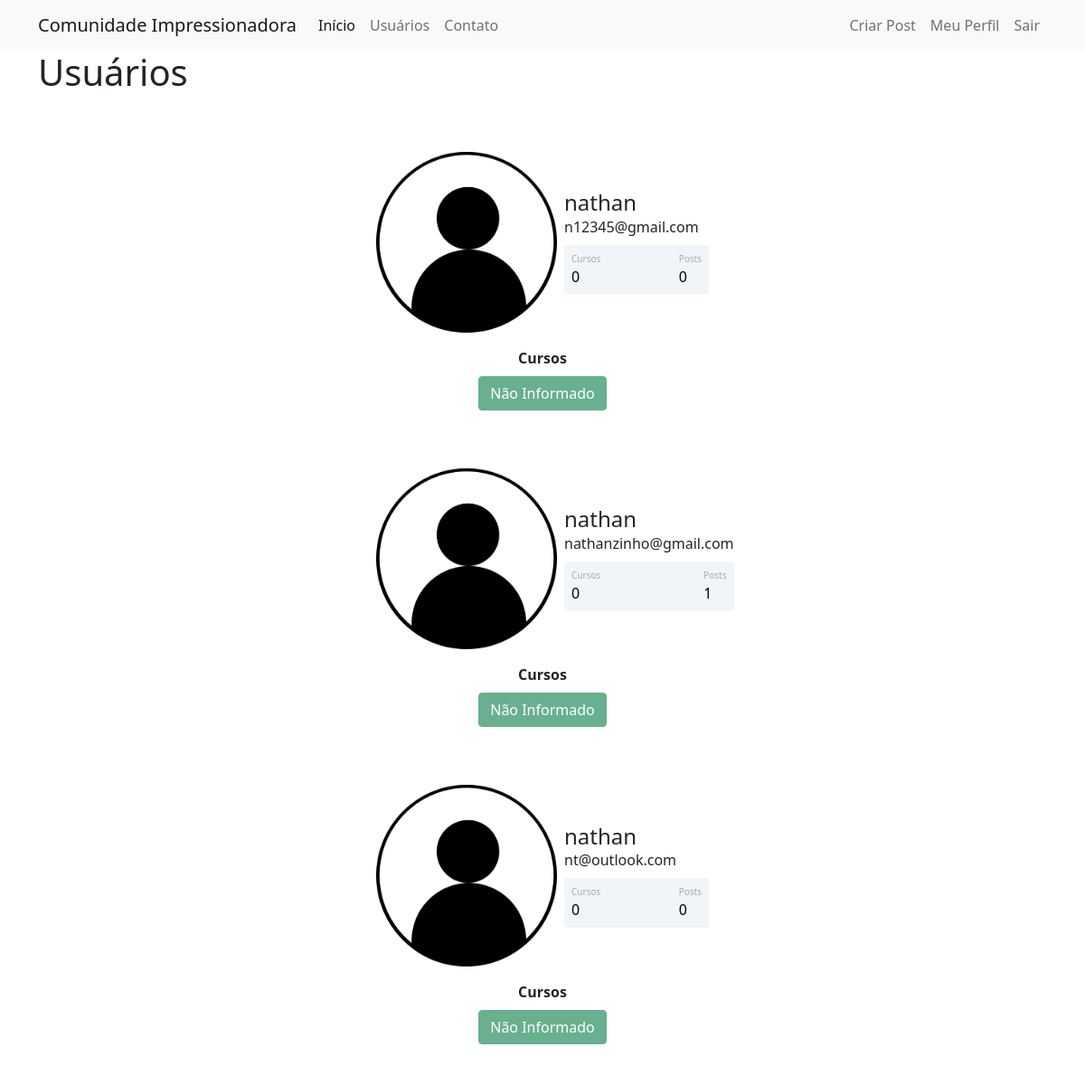
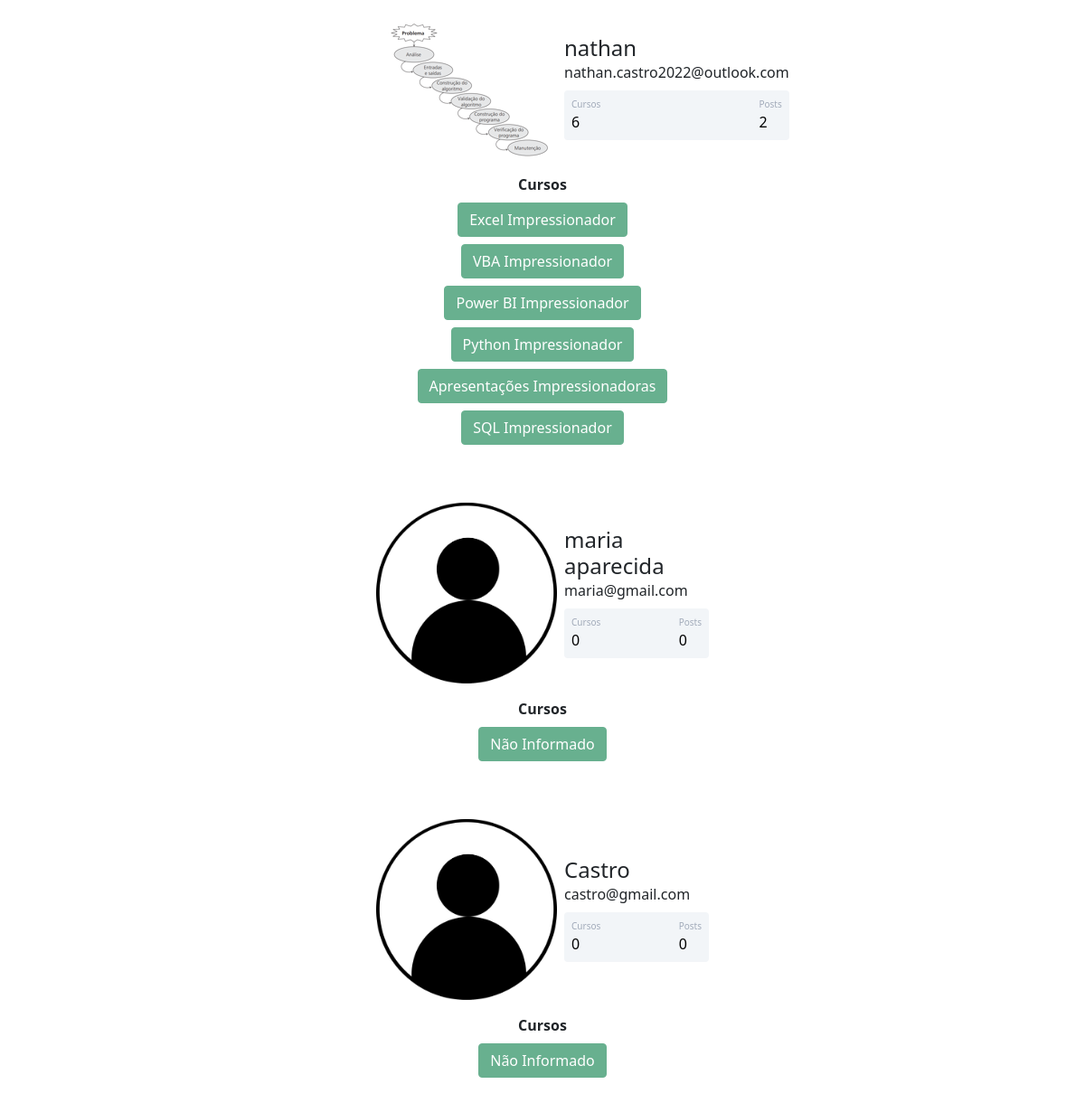
The page /usuarios (signed in) on the database its author committed (2 pictures, top to bottom).
### comunidadeimpressionadora/models.py (models this page shows)
class Usuario(database.Model, UserMixin):
    id = database.Column(database.Integer, primary_key=True)                                                            ##preeche automaticamente atribuindo um id
    username = database.Column(database.String, nullable=False)
    email = database.Column(database.String, nullable=False, unique=True)                                               ##valor único na tabela
    senha = database.Column(database.String, nullable=False)
    foto_perfil = database.Column(database.String, default='default.jpg')
    posts = database.relationship('Post', backref='autor', lazy=True)                                                   ##RECEBE VÁRIAS INFORMAÇÕES DE OUTRA TABELA
    cursos = database.Column(database.String, nullable=False, default='Não Informado')                                  ##default cria automaticamente valor padrao caso não passe nada
    def contar_posts(self):
        return len(self.posts)

### comunidadeimpressionadora/routes.py (the view)
@app.route('/usuarios')
@login_required
def usuarios():
    lista_usuarios = Usuario.query.all()
    return  render_template('usuarios.html', lista_usuarios = lista_usuarios)

### comunidadeimpressionadora/models.py (called while the page is built)
@login_manager.user_loader
def load_usuario(id_usuario):
    return Usuario.query.get(int(id_usuario))                                                                           ##busca usuário pelo ID

### comunidadeimpressionadora/templates/usuarios.html (shortened to what this page needs)
{% extends 'base.html' %}
{% block body %}
        <div class="container">
            <h1>Usuários</h1>
            {% for usuario in lista_usuarios %}
            <div class="container mt-5 d-flex justify-content-center">
                <div class="card p-3">
                    <div class="d-flex align-items-center">
                        <div class="image pe-2"> <img src="{{ url_for('static', filename='fotos_perfil/{}'.format(usuario.foto_perfil)) }}" class="rounded" width="200"> </div>
                        <div class="ml-3 w-100">
                            <h4 class="mb-0 mt-0">{{ usuario.username }}</h4> <span>{{ usuario.email }}</span>
                            <div class="p-2 mt-2 bg-primary d-flex justify-content-between rounded text-white stats">
                                {% if 'Não Informado' in usuario.cursos %}
                                    <div class="d-flex flex-column"> <span class="articles">Cursos</span> <span class="number1">0</span> </div>
                                {% else %}
                                    <div class="d-flex flex-column"> <span class="articles">Cursos</span> <span class="number1">{{ usuario.cursos.count(';') + 1 }}</span> </div>
                                {% endif %}
                                <div class="d-flex flex-column"> <span class="rating">Posts</span> <span class="number3">{{ usuario.contar_posts() }} </span> </div>
                            </div>
                        </div>
                    </div>
                </div>
            </div>
            <div class="row justify-content-center">
                <div class="col col-4" style="text-align: center">
                    <strong>Cursos</strong><br>
                    {% for curso in usuario.cursos.split(';') %}
                        <button type="button" class="btn btn-success mt-2" disabled>{{ curso }}</button>
                    {% endfor %}
                </div>
            </div>
            {% endfor %}
        </div>
{% endblock %}

### comunidadeimpressionadora/static/main.css (style rules this page uses)
.card { width: 400px; border: none; border-radius: 10px; background-color: #fff; }
.stats { background: #f2f5f8 !important; color: #000 !important; }
.articles { font-size:10px; color: #a1aab9; }
.number1 { font-weight:500; }
.rating { font-size:10px; color: #a1aab9; }
.number3 { font-weight:500; }

### rows shown on the page
Usuario: foto_perfil (placeholder picture), username "nathan", email "n12345@gmail.com", shows "Cursos", contar_posts "0", cursos "Não Informado"
Usuario: foto_perfil (placeholder picture), username "nathan", email "nathanzinho@gmail.com", shows "Cursos", contar_posts "1", cursos "Não Informado"
Usuario: foto_perfil (placeholder picture), username "nathan", email "nt@outlook.com", shows "Cursos", contar_posts "0", cursos "Não Informado"
Usuario: foto_perfil (picture), username "nathan", email "nathan.castro2022@outlook.com", cursos "6", contar_posts "2", curso "Excel Impressionador" "VBA Impressionador" "Power BI Impressionador" "Python Impressionador" "Apresentações Impressionadoras" "SQL Impressionador"
Usuario: foto_perfil (placeholder picture), username "maria aparecida", email "maria@gmail.com", shows "Cursos", contar_posts "0", cursos "Não Informado"
Usuario: foto_perfil (placeholder picture), username "Castro", email "castro@gmail.com", shows "Cursos", contar_posts "0", cursos "Não Informado"
